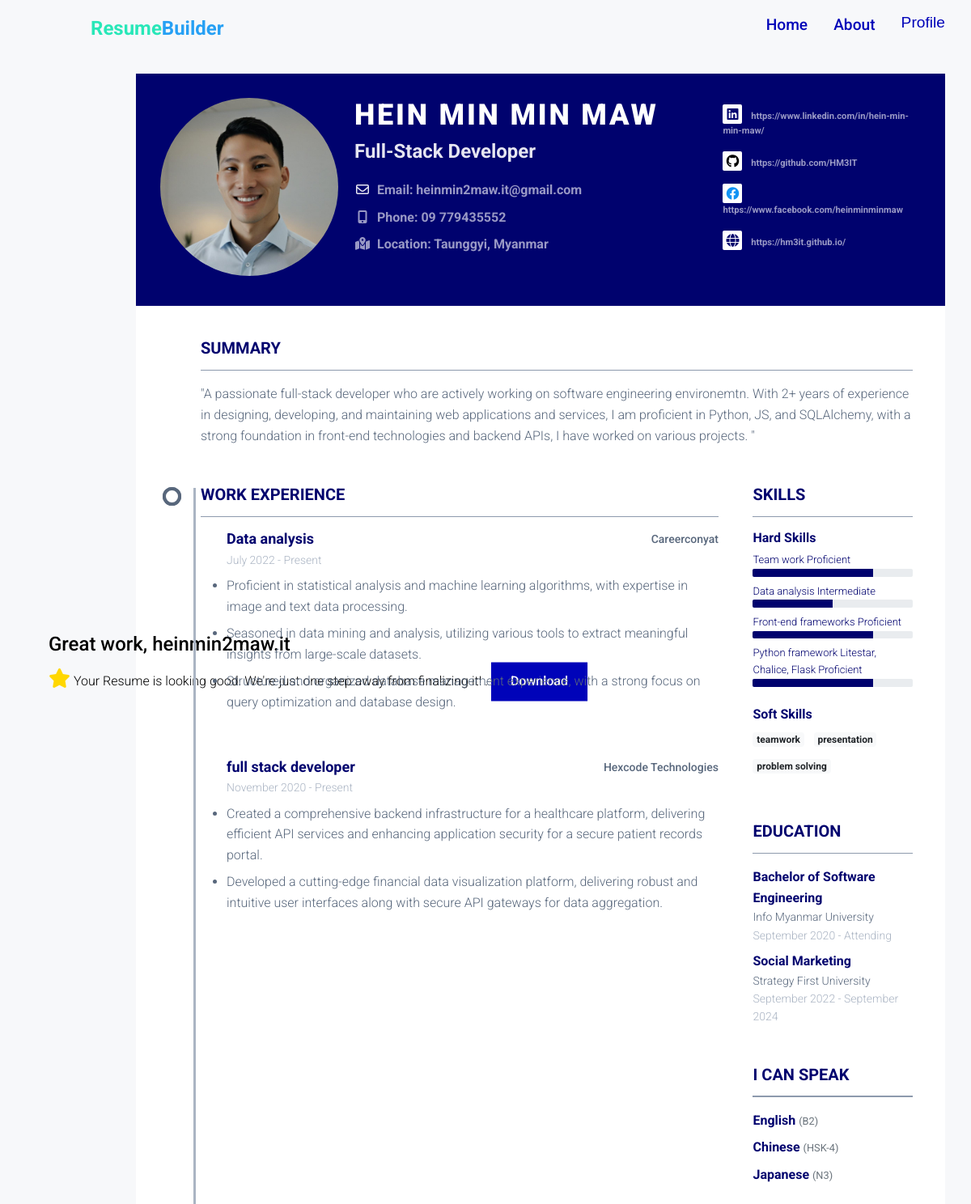
The page /resume/section/complete?resume_id=ac195b3b-c24e-41ed-9c5c-e09cf3f39593 (signed in) on the database its author committed.
### tables.py (models this page shows, shortened)
class User(Base):
    __tablename__ = "users"
    id: Mapped[str] = mapped_column(primary_key=True, default=lambda: str(uuid.uuid4()))
    name: Mapped[str] = mapped_column(String(30), nullable=False)
    email: Mapped[str] = mapped_column(String(100), nullable=False)
    password: Mapped[str] = mapped_column(String(250), nullable=True)
    profile_path: Mapped[str] = mapped_column(String(100), nullable=True)
    is_active: Mapped[bool] = mapped_column(Boolean, default=True)
    is_anonymous: Mapped[bool] = mapped_column(Boolean, default=False)
    is_authenticated: Mapped[bool] = mapped_column(Boolean, default=True)
    resumes: Mapped[List["Resume"]] = relationship(
        back_populates="user", cascade="all, delete-orphan"
    )

class Resume(Base):
    __tablename__ = "resume"
    id: Mapped[str] = mapped_column(primary_key=True)
    template_id: Mapped[int] = mapped_column(ForeignKey("template.id"))
    address_id: Mapped[int] = mapped_column(ForeignKey("address.id"))
    is_headshot: Mapped[bool] = mapped_column(Boolean)
    user_id: Mapped[int] = mapped_column(ForeignKey("users.id"))
    username: Mapped[str] = mapped_column(String(40), nullable=False)
    profession: Mapped[str] = mapped_column(String(40), nullable=False)
    image_file_path: Mapped[str] = mapped_column(String(150), nullable=True)
    phone: Mapped[str] = mapped_column(String(40), nullable=False)
    email: Mapped[str] = mapped_column(String(40), nullable=False)
    summary: Mapped[str] = mapped_column(Text, nullable=False)
    template_theme: Mapped[str] = mapped_column(String(50), nullable=False)
    address: Mapped["Address"] = relationship(back_populates="resumes")
    created_at: Mapped[datetime] = mapped_column(DateTime, default=datetime.utcnow)
    social_media: Mapped[List[SocialMedia]] = relationship(
        back_populates="resume", cascade="all, delete-orphan"
    )
    languages: Mapped[List[Language]] = relationship(
        back_populates="resume", cascade="all, delete-orphan"
    )
    work_experiences: Mapped[List[WorkExperience]] = relationship(
        back_populates="resume", cascade="all, delete-orphan"
    )
    educations: Mapped[List[Education]] = relationship(
        back_populates="resume", cascade="all, delete-orphan"
    )
    skills: Mapped[List[Skill]] = relationship(
        back_populates="resume", cascade="all, delete-orphan"
    )
    template: Mapped["Template"] = relationship("Template", back_populates="resumes")
    user: Mapped["User"] = relationship(back_populates="resumes")

class Address(Base):
    __tablename__ = "address"
    id: Mapped[str] = mapped_column(primary_key=True, default=lambda: str(uuid.uuid4()))
    city: Mapped[str] = mapped_column(String(40), nullable=False)
    country: Mapped[str] = mapped_column(String(40), nullable=False)
    __table_args__ = (UniqueConstraint("city", "country", name="unique_city_country"),)
    resumes: Mapped[List["Resume"]] = relationship(back_populates="address")

class SocialMedia(Base):
    __tablename__ = "social_media"
    id: Mapped[str] = mapped_column(primary_key=True, default=lambda: str(uuid.uuid4()))
    resume_id: Mapped[int] = mapped_column(ForeignKey("resume.id"))
    name: Mapped[SocialMediaPlatform] = mapped_column(
        Enum(SocialMediaPlatform, name="social_media_enum")
    )
    link: Mapped[str] = mapped_column(String(100), nullable=False)
    resume: Mapped["Resume"] = relationship(back_populates="social_media")

class WorkExperience(Base):
    __tablename__ = "work_experience"
    id: Mapped[str] = mapped_column(primary_key=True, default=lambda: str(uuid.uuid4()))
    resume_id: Mapped[int] = mapped_column(ForeignKey("resume.id"))
    company_name: Mapped[str] = mapped_column(String(40), nullable=False)
    position: Mapped[str] = mapped_column(String(40), nullable=False)
    location: Mapped[str] = mapped_column(String(150))
    start_date: Mapped[Date] = mapped_column(Date)
    end_date: Mapped[Date] = mapped_column(Date, nullable=True)
    is_working: Mapped[bool] = mapped_column(Boolean)
    achievement: Mapped[str] = mapped_column(nullable=True)
    resume: Mapped["Resume"] = relationship(back_populates="work_experiences")

class Skill(Base):
    __tablename__ = "skill"
    id: Mapped[str] = mapped_column(primary_key=True, default=lambda: str(uuid.uuid4()))
    resume_id: Mapped[int] = mapped_column(ForeignKey("resume.id"))
    name: Mapped[str] = mapped_column(String(30))
    proficiency: Mapped[Proficiency] = mapped_column(
        Enum(Proficiency, name="proficiency_enum")
    )
    resume: Mapped["Resume"] = relationship(back_populates="skills")

class Education(Base):
    __tablename__ = "education"
    id: Mapped[str] = mapped_column(primary_key=True, default=lambda: str(uuid.uuid4()))
    name: Mapped[str] = mapped_column(String(40), nullable=False)
    location: Mapped[str] = mapped_column(String(150))
    resume_id: Mapped[int] = mapped_column(ForeignKey("resume.id"))
    degree: Mapped[str] = mapped_column(String(40), nullable=False)
    start_date: Mapped[Date] = mapped_column(Date)
    end_date: Mapped[Date] = mapped_column(Date, nullable=True)
    is_studying: Mapped[bool] = mapped_column(Boolean)
    resume: Mapped["Resume"] = relationship(back_populates="educations")

class Language(Base):
    __tablename__ = "language"
    id: Mapped[str] = mapped_column(primary_key=True, default=lambda: str(uuid.uuid4()))
    resume_id: Mapped[int] = mapped_column(ForeignKey("resume.id"))
    name: Mapped[str] = mapped_column(String(100), nullable=False)
    fluent_level: Mapped[str] = mapped_column(String(100), nullable=False)
    resume: Mapped["Resume"] = relationship(back_populates="languages")

### app.py (the view)
@app.route("/resume/section/complete", methods=["GET"])
@login_required
def render_completed_resume():
    resume_id = request.args.get("resume_id")
    if resume_id is None:
        return jsonify({"message": "Resume id must be included"}), 403
    with get_session() as db_session:
        resume: Resume = (
            db_session.query(Resume)
            .filter_by(id=resume_id)
            .options(
                joinedload(Resume.work_experiences),
                joinedload(Resume.educations),
                joinedload(Resume.skills),
                joinedload(Resume.address),
                joinedload(Resume.template),
                joinedload(Resume.user),
            )
            .one()
        )
        selected_template_path = resume.template.template_file_path
        return render_template(
            "complete-resume.html",
            contents={"template_path": selected_template_path, "resume": resume},
        )

### templates/complete-resume.html (shortened to what this page needs)
{% extends 'base.html' %}
{% block title %}
<link rel="stylesheet" href="{{ url_for('static', filename='css/navbar.css')}}">
{% endblock %}
{% block body %}
{% include 'components/navbar.html' %}
<section id="resume-section" class="resume-section">
    <div id="resume-content">
        <div class="section-suggestion">
            <h4>Great work, {{user.name}}</h1>
                <i class="fas fa-star"></i>
                <span class="suggestion">Your Resume is looking good. We're just one step away from finalizing it!
                    .</span>
                <button id="resume-download-btn">
                    <span>Download</span>
                    <svg viewBox="-5 -5 110 110" preserveAspectRatio="none" aria-hidden="true">
                        <path d="M0,0 C0,0 100,0 100,0 C100,0 100,100 100,100 C100,100 0,100 0,100 C0,100 0,0 0,0" />
                    </svg>
                </button>
        </div>
    </div>
    {% if contents %}
    {% set template_path = contents.template_path %}
    {% set resume = contents.resume %}
    {% if template_path %}
    <div id="resume-preview">
        {% include template_path %}
    </div>
    {% endif %}
    {% endif %}
</section>
{% endblock %}

### templates/base.html (shortened to what this page needs)
<!DOCTYPE html>
<html lang="en">
<head>
    <link rel="stylesheet" href="https://cdnjs.cloudflare.com/ajax/libs/font-awesome/6.4.0/css/all.min.css">
    <link rel="stylesheet" href="{{ url_for('static', filename='css/main.css')}}">
    <link rel="stylesheet" href="{{ url_for('static', filename='css/footer.css')}}">
    {% block title %}
    {% endblock %}
</head>
<body>
    {% block body %}
    {% endblock %}
</body>
</html>

### templates/components/navbar.html (shortened to what this page needs)
<nav>
    <div class="logo">Resume<span class="logo-text highlight-text">Builder</span></div>
    <ul class="nav-links">
        <li><a href="/">Home</a></li>
        <li><a href="/about">About</a></li>
        {% if user.is_authenticated %}
        <li><button id="profile-btn">Profile </button></li>
        {% else %}
        {% if not hide_signup_btn %}
        <li><a href="/signup">Sign Up</a></li>
        {% endif %}
        {% endif %}
    </ul>
</nav>

### templates/resume-templates/template1-0631dd95-7c07-4c11-9940-de408b41c3ee.html (shortened to what this page needs)
<link id="theme-style" rel="stylesheet" href="{{url_for('static',filename='css/template1.css')}}">
<div id="{{resume.id}}" class="resume-wrapper-inner mx-auto text-left bg-white ">
	<header class="resume-header pt-4 pt-md-0">
		{% if resume.image_file_path %}
		<div class="profile-div">
			<img id="pv-profile-img" src="{{ url_for('static', filename=resume.image_file_path) }}" alt="image"
				width="220" height="220">
		</div>
		{% endif %}
		<div class="primary-info">
			<h1 id="pv-username" class="name mt-0 mb-1 text-white text-uppercase text-uppercase">
				{{resume.username }}
			</h1>
			<div id="pv-profession" class="title mb-3">{{ resume.profession.title() }}</div>
			<ul class="list-unstyled">
				<li class="mb-2">
					<i class="far fa-envelope fa-fw mr-2" data-fa-transform="grow-3"></i><a
						href="mailto:{{resume.email }}">Email: <span id="pv-email">{{
							resume.email }} </span> </a>
				</li>
				<li class="mb-2"><a><i class="fas fa-mobile-alt fa-fw mr-2" data-fa-transform="grow-6"></i>Phone: <span
							id="pv-phone">{{
							resume.phone }}</span></a></li>
				<li class="mb-2"><a><i class="fas  fa-map-marked-alt fa-fw mr-2"
							data-fa-transform="grow-6"></i>Location:
						<span id="pv-city">{{ resume.address.city }}</span>, <span id="pv-country">{{
							resume.address.country }}</span></a>
				</li>
			</ul>
		</div>
		<div class="secondary-info mt-2">
			<ul id="social-media-list" class="resume-social list-unstyled">
				{% if resume.social_media %}
				{% for social_media in resume.social_media %}
				{% set media_name = social_media['name'].value.lower() %}
				<li id="{{media_name}}-item" class="mb-3">
					<a href="{{ social_media['link'] }}">
						<span class="fa-container text-center mr-2">
							{% if media_name == 'portfolio' %}
							<i class="fas fa-globe"></i>
							{% else %}
							<i class="fab fa-{{ social_media['name'].value.lower() }}"></i>
							{% endif %}
						</span>
						{{ social_media["link"] }}
					</a>
				</li>
				{% endfor %}
				{% endif %}
			</ul>
		</div>
	</header>
	<div class="resume-body p-5">
		<section class="resume-section summary-section mb-5">
			<h2 class="resume-section-title text-uppercase font-weight-bold pb-3 mb-3">Summary</h2>
			<div class="resume-section-content">
				<p id="pv-summary" class="mb-0">{{resume.summary}} </p>
			</div>
		</section>
		<div class="row">
			<div class="col-lg-9">
				<section class="resume-section experience-section mb-5">
					<h2 class="resume-section-title text-uppercase font-weight-bold pb-3 mb-3">Work Experience
					</h2>
					<div class="resume-section-content">
						<div id="work-experience-parent" class="resume-timeline position-relative">
							{% for experience in resume.work_experiences %}
							<article class="resume-timeline-item position-relative pb-5">
								<div class="resume-timeline-item-header mb-2">
									<div class="d-flex flex-column flex-md-row">
										<h3 class="resume-position-title font-weight-bold mb-1">{{
											experience.position }}</h3>
										<div class="resume-company-name ml-auto">
											{{ experience.company_name }}</div>
									</div>
									<div class="resume-position-time">
										{% if experience.start_date %}{{ experience.start_date.strftime('%B %Y')
										}}{% endif %}
										-
										{% if experience.is_working %}
										Present
										{% else %}
										{% if experience.end_date %}{{ experience.end_date.strftime('%B %Y')
										}}{% else %}N/A{% endif %}
										{% endif %}
									</div>
								</div>
								<div class="resume-timeline-item-desc">
									<ul id="work-achievements">
										{{ experience.achievement | replace_newlines | safe }}
									</ul>
								</div>
							</article>
							{% endfor %}
						</div>
					</div>
				</section>
			</div>
			<div class="col-lg-3">
				<section class="resume-section skills-section mb-5">
					<h2 class="resume-section-title text-uppercase font-weight-bold pb-3 mb-3">Skills</h2>
					<div class="resume-section-content">
						<div class="resume-skill-item">
							<h4 class="resume-skills-cat font-weight-bold">Hard Skills</h4>
							<ul id="skill-list" class="list-unstyled mb-4">
								{% set proficiency_levels = {
								'BEGINNER': 25,
								'INTERMEDIATE': 50,
								'PROFICIENT': 75,
								'EXPERT': 100
								} %}
								{% for skill in resume.skills %}
								<li class="mb-2">
									<div class="resume-skill-name">{{ skill.name }} <span
											class="resume-skill-proficiency">{{ skill.proficiency.name.title()
											}}</span>
									</div>
									<div class="progress resume-progress">
										<div class="progress-bar" class="progress-bar theme-progress-bar-dark"
											role="progressbar"
											aria-valuenow="{{ proficiency_levels[skill.proficiency.name] }}"
											aria-valuemin="0" aria-valuemax="100">
										</div>
									</div>
								</li>
								{% endfor %}
							</ul>
						</div>
						<div class="resume-skill-item">
							<h4 class="resume-skills-cat font-weight-bold">Soft Skills</h4>
							<ul class="list-inline">
								{% set soft_skills = ['Teamwork','Presentation','Problem Solving'] %}
								{% for skill in soft_skills %}
								<li class="list-inline-item">
									<span class="badge badge-light">{{ skill.lower()}}</span>
								</li>
								{% endfor %}
							</ul>
						</div>
					</div>
				</section>
				<section class="resume-section education-section mb-5">
					<h2 class="resume-section-title text-uppercase font-weight-bold pb-3 mb-3">Education</h2>
					<div class="resume-section-content">
						<ul id="education-list" class="list-unstyled">
							{% for education in resume.educations %}
							<li class="mb-2">
								<div class="resume-degree font-weight-bold">{{ education.degree }}</div>
								<div class="resume-degree-org">{{ education.name }}</div>
								<div class="resume-degree-time">
									{% if education.start_date %}{{
									education.start_date.strftime('%B %Y') }}{% endif %}
									-
									{% if education.is_studying %}
									Attending
									{% else %}
									{% if education.end_date %}{{ education.end_date.strftime('%B %Y') }}{% else
									%}N/A{% endif %}
									{% endif %}
								</div>
							</li>
							{% endfor %}
						</ul>
					</div>
				</section>
				{% if resume.languages|length > 0 %}
				<section class="resume-section language-section mb-5">
					<h2 class="resume-section-title text-uppercase font-weight-bold pb-3 mb-3">I Can Speak
					</h2>
					<div class="resume-section-content">
						<ul id="language-list" class="list-unstyled resume-lang-list">
							{% for language in resume.languages %}
							<li class="mb-2"><span class="resume-lang-name font-weight-bold">{{language["name"]}}</span>
								<small class="text-muted font-weight-normal">({{language["fluent_level"]}})</small>
							</li>
							{% endfor %}
						</ul>
					</div>
				</section>
				{% endif %}
			</div>
		</div>
	</div>
</div>

### rows shown on the page
User: name "heinmin2maw.it"
Resume: image_file_path (picture), username "HEIN MIN MIN MAW", profession "Full-Stack Developer", email "heinmin2maw.it@gmail.com", phone "09 779435552", summary "\"A passionate full-stack developer who are actively working on software engineering environemtn. With 2+ years of experience in designing, developing, and maintaining web applications and services, I am proficient in Python, JS, and SQLAlchemy, with a strong foundation in front-end technologies and backend APIs, I have worked on various projects. \""
Address: address.city "Taunggyi", address.country "Myanmar"
SocialMedia: link "https://www.linkedin.com/in/hein-min-min-maw/"
SocialMedia: link "https://github.com/HM3IT"
SocialMedia: link "https://www.facebook.com/heinminminmaw"
SocialMedia: link "https://hm3it.github.io/"
WorkExperience: position "Data analysis", company_name "Careerconyat", start_date "July 2022", is_working "Present", achievement "Proficient in statistical analysis and machine learning algorithms, with expertise in image and text data processing. Seasoned in data mining and analysis, utilizing various tools to extract meaningful insights from large-scale datasets. Structured and organized database management experience, with a strong focus on query optimization and database design."
WorkExperience: position "full stack developer", company_name "Hexcode Technologies", start_date "November 2020", is_working "Present", achievement "Created a comprehensive backend infrastructure for a healthcare platform, delivering efficient API services and enhancing application security for a secure patient records portal. Developed a cutting-edge financial data visualization platform, delivering robust and intuitive user interfaces along with secure API gateways for data aggregation."
Skill: name "Team work", proficiency.name "Proficient"
Skill: name "Data analysis", proficiency.name "Intermediate"
Skill: name "Front-end frameworks", proficiency.name "Proficient"
Skill: name "Python framework Litestar, Chalice, Flask", proficiency.name "Proficient"
Education: degree "Bachelor of Software Engineering", name "Info Myanmar University", start_date "September 2020", is_studying "Attending"
Education: degree "Social Marketing", name "Strategy First University", start_date "September 2022", end_date "September 2024"
Language: name "English", fluent_level "B2"
Language: name "Chinese", fluent_level "HSK-4"
Language: name "Japanese", fluent_level "N3"

### other values the page prints
{{ skill.lower() }} "teamwork" "presentation" "problem solving"
